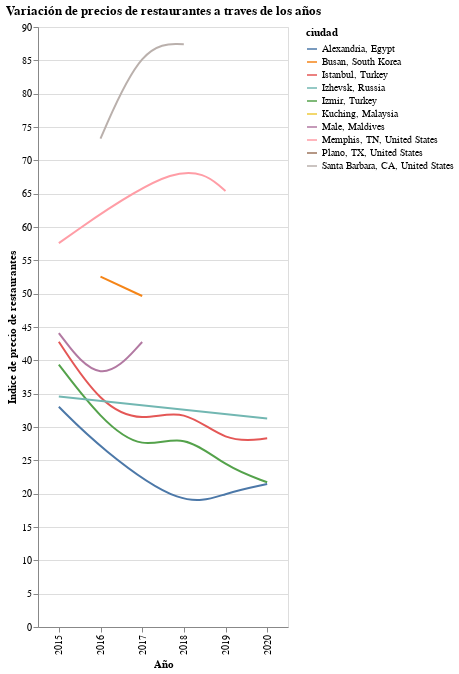

Notebook source saved alongside this figure:
### Code cell
nearest = alt.selection(type='single', nearest=True, on='mouseover',
                        fields=['year'],empty='none')

alt.Chart(life_cost[lambda df2: df2['city'].isin(my_cities)]).mark_line(interpolate='basis').encode(
    alt.X('year:O', title='Año'),
    alt.Y('restaurant_price_index:Q', title='Indice de precio de restaurantes'),
    alt.Color('city:N', title='ciudad'),
    tooltip='city:N'
).properties(
    title=alt.TitleParams(text='Variación de precios de restaurantes a traves de los años', anchor='middle'),
    height=600,
    width=250
)

### Figure 1 — Vega-Lite specification as saved in the notebook (floating-point values rounded to 4 significant figures)
{"config": {"background": "white", "view": {"continuousWidth": 400, "continuousHeight": 300}}, "data": {"name": "data-b850ae9f596b6df2220cf2aec3d721c2"}, "mark": {"type": "line", "interpolate": "basis"}, "encoding": {"color": {"type": "nominal", "field": "city", "title": "ciudad"}, "tooltip": {"type": "nominal", "field": "city"}, "x": {"type": "ordinal", "field": "year", "title": "Año"}, "y": {"type": "quantitative", "field": "restaurant_price_index", "title": "Indice de precio de restaurantes"}}, "height": 600, "title": {"text": "Variación de precios de restaurantes a traves de los años", "anchor": "middle"}, "width": 250, "$schema": "https://vega.github.io/schema/vega-lite/v4.0.0.json", "datasets": {"data-b850ae9f596b6df2220cf2aec3d721c2": [{"year": 2015, "rank": 221, "city": "Memphis, TN, United States", "cost_of_living_index": 71.71, "rent_index": 31.66, "cost_of_living_plus_rent_index": 52.14, "groceries_index": 85.02, "restaurant_price_index": 57.59, "local_purchasing_power_index": 100.4}, {"year": 2015, "rank": 245, "city": "Male, Maldives", "cost_of_living_index": 67.15, "rent_index": 32.97, "cost_of_living_plus_rent_index": 50.45, "groceries_index": 70.04, "restaurant_price_index": 44.09, "local_purchasing_power_index": 26.65}, {"year": 2015, "rank": 309, "city": "Istanbul, Turkey", "cost_of_living_index": 53.4, "rent_index": 17.24, "cost_of_living_plus_rent_index": 35.73, "groceries_index": 43.18, "restaurant_price_index": 42.79, "local_purchasing_power_index": 53.02}, {"year": 2015, "rank": 339, "city": "Izmir, Turkey", "cost_of_living_index": 48.51, "rent_index": 11.46, "cost_of_living_plus_rent_index": 30.4, "groceries_index": 40.0, "restaurant_price_index": 39.36, "local_purchasing_power_index": 47.46}, {"year": 2015, "rank": 412, "city": "Alexandria, Egypt", "cost_of_living_index": 38.08, "rent_index": 7.53, "cost_of_living_plus_rent_index": 23.15, "groceries_index": 39.52, "restaurant_price_index": 33.03, "local_purchasing_power_index": 18.8}, {"year": 2015, "rank": 431, "city": "Izhevsk, Russia", "cost_of_living_index": 29.69, "rent_index": 8.92, "cost_of_living_plus_rent_index": 19.54, "groceries_index": 24.03, "restaurant_price_index": 34.56, "local_purchasing_power_index": 34.19}, {"year": 2016, "rank": 58, "city": "Busan, South Korea", "cost_of_living_index": 81.74, "rent_index": 17.71, "cost_of_living_plus_rent_index": 50.97, "groceries_index": 87.93, "restaurant_price_index": 52.56, "local_purchasing_power_index": 122.1}, {"year": 2016, "rank": 127, "city": "Santa Barbara, CA, United States", "cost_of_living_index": 75.62, "rent_index": 61.64, "cost_of_living_plus_rent_index": 68.9, "groceries_index": 78.21, "restaurant_price_index": 73.27, "local_purchasing_power_index": 144.6}, {"year": 2016, "rank": 277, "city": "Male, Maldives", "cost_of_living_index": 56.97, "rent_index": 29.7, "cost_of_living_plus_rent_index": 43.86, "groceries_index": 60.46, "restaurant_price_index": 35.86, "local_purchasing_power_index": 35.91}, {"year": 2016, "rank": 318, "city": "Istanbul, Turkey", "cost_of_living_index": 48.68, "rent_index": 14.92, "cost_of_living_plus_rent_index": 32.46, "groceries_index": 43.5, "restaurant_price_index": 33.34, "local_purchasing_power_index": 60.18}, {"year": 2016, "rank": 346, "city": "Izmir, Turkey", "cost_of_living_index": 43.47, "rent_index": 9.58, "cost_of_living_plus_rent_index": 27.18, "groceries_index": 39.73, "restaurant_price_index": 31.19, "local_purchasing_power_index": 66.68}, {"year": 2016, "rank": 410, "city": "Alexandria, Egypt", "cost_of_living_index": 35.85, "rent_index": 8.52, "cost_of_living_plus_rent_index": 22.72, "groceries_index": 34.74, "restaurant_price_index": 26.78, "local_purchasing_power_index": 43.34}, {"year": 2017, "rank": 84, "city": "Santa Barbara, CA, United States", "cost_of_living_index": 80.06, "rent_index": 73.63, "cost_of_living_plus_rent_index": 76.98, "groceries_index": 76.53, "restaurant_price_index": 87.54, "local_purchasing_power_index": 111.2}, {"year": 2017, "rank": 97, "city": "Busan, South Korea", "cost_of_living_index": 78.6, "rent_index": 20.0, "cost_of_living_plus_rent_index": 50.52, "groceries_index": 94.33, "restaurant_price_index": 49.65, "local_purchasing_power_index": 102.6}, {"year": 2017, "rank": 285, "city": "Male, Maldives", "cost_of_living_index": 61.15, "rent_index": 32.14, "cost_of_living_plus_rent_index": 47.25, "groceries_index": 60.5, "restaurant_price_index": 42.75, "local_purchasing_power_index": 28.96}, {"year": 2017, "rank": 375, "city": "Istanbul, Turkey", "cost_of_living_index": 41.56, "rent_index": 14.4, "cost_of_living_plus_rent_index": 28.54, "groceries_index": 35.67, "restaurant_price_index": 30.66, "local_purchasing_power_index": 55.18}, {"year": 2017, "rank": 411, "city": "Izmir, Turkey", "cost_of_living_index": 36.14, "rent_index": 7.97, "cost_of_living_plus_rent_index": 22.64, "groceries_index": 31.04, "restaurant_price_index": 26.38, "local_purchasing_power_index": 54.23}, {"year": 2018, "rank": 123, "city": "Santa Barbara, CA, United States", "cost_of_living_index": 79.17, "rent_index": 71.45, "cost_of_living_plus_rent_index": 75.45, "groceries_index": 76.47, "restaurant_price_index": 87.43, "local_purchasing_power_index": 134.4}, {"year": 2018, "rank": 173, "city": "Plano, TX, United States", "cost_of_living_index": 75.32, "rent_index": 40.02, "cost_of_living_plus_rent_index": 58.3, "groceries_index": 73.93, "restaurant_price_index": 63.49, "local_purchasing_power_index": 101.7}, {"year": 2018, "rank": 202, "city": "Memphis, TN, United States", "cost_of_living_index": 72.95, "rent_index": 27.52, "cost_of_living_plus_rent_index": 51.04, "groceries_index": 73.96, "restaurant_price_index": 70.71, "local_purchasing_power_index": 154.9}, {"year": 2018, "rank": 397, "city": "Kuching, Malaysia", "cost_of_living_index": 46.79, "rent_index": 6.86, "cost_of_living_plus_rent_index": 27.53, "groceries_index": 52.35, "restaurant_price_index": 20.02, "local_purchasing_power_index": 41.76}, {"year": 2018, "rank": 413, "city": "Istanbul, Turkey", "cost_of_living_index": 44.73, "rent_index": 14.35, "cost_of_living_plus_rent_index": 30.08, "groceries_index": 39.35, "restaurant_price_index": 33.0, "local_purchasing_power_index": 54.57}, {"year": 2018, "rank": 435, "city": "Izmir, Turkey", "cost_of_living_index": 40.97, "rent_index": 8.86, "cost_of_living_plus_rent_index": 25.48, "groceries_index": 37.48, "restaurant_price_index": 29.22, "local_purchasing_power_index": 54.57}, {"year": 2018, "rank": 536, "city": "Alexandria, Egypt", "cost_of_living_index": 23.78, "rent_index": 4.34, "cost_of_living_plus_rent_index": 14.4, "groceries_index": 23.19, "restaurant_price_index": 17.66, "local_purchasing_power_index": 23.75}, {"year": 2019, "rank": 169, "city": "Memphis, TN, United States", "cost_of_living_index": 64.35, "rent_index": 26.0, "cost_of_living_plus_rent_index": 45.93, "groceries_index": 57.93, "restaurant_price_index": 65.41, "local_purchasing_power_index": 130.5}, {"year": 2019, "rank": 329, "city": "Istanbul, Turkey", "cost_of_living_index": 37.66, "rent_index": 9.98, "cost_of_living_plus_rent_index": 24.36, "groceries_index": 32.13, "restaurant_price_index": 27.58, "local_purchasing_power_index": 42.03}, {"year": 2019, "rank": 352, "city": "Izmir, Turkey", "cost_of_living_index": 35.24, "rent_index": 7.38, "cost_of_living_plus_rent_index": 21.86, "groceries_index": 30.22, "restaurant_price_index": 24.01, "local_purchasing_power_index": 43.44}, {"year": 2019, "rank": 404, "city": "Alexandria, Egypt", "cost_of_living_index": 25.49, "rent_index": 3.92, "cost_of_living_plus_rent_index": 15.13, "groceries_index": 23.3, "restaurant_price_index": 20.11, "local_purchasing_power_index": 22.89}, {"year": 2020, "rank": 325, "city": "Istanbul, Turkey", "cost_of_living_index": 38.01, "rent_index": 9.84, "cost_of_living_plus_rent_index": 24.54, "groceries_index": 32.3, "restaurant_price_index": 28.3, "local_purchasing_power_index": 38.23}, {"year": 2020, "rank": 366, "city": "Izhevsk, Russia", "cost_of_living_index": 34.68, "rent_index": 7.07, "cost_of_living_plus_rent_index": 21.47, "groceries_index": 29.29, "restaurant_price_index": 31.28, "local_purchasing_power_index": 37.2}, {"year": 2020, "rank": 377, "city": "Izmir, Turkey", "cost_of_living_index": 33.31, "rent_index": 6.78, "cost_of_living_plus_rent_index": 20.62, "groceries_index": 28.93, "restaurant_price_index": 21.71, "local_purchasing_power_index": 41.05}, {"year": 2020, "rank": 401, "city": "Alexandria, Egypt", "cost_of_living_index": 28.6, "rent_index": 4.93, "cost_of_living_plus_rent_index": 17.28, "groceries_index": 26.14, "restaurant_price_index": 21.44, "local_purchasing_power_index": 20.33}]}}
